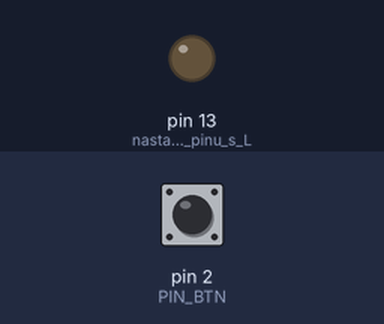
Recording of a sketch running on a simulated Arduino Uno, built with avr-gcc and run on an emulated ATmega328P. Parts: output pins drawn as LEDs (lit = HIGH). The inputs (shaded band) are chosen by the test bench; at power-on: pin 2 (PIN_BTN) HIGH.

Above: at 1.2 s.
1.3 s: pin 2 (PIN_BTN) pulled LOW for 0.15 s
At 2.2 s:
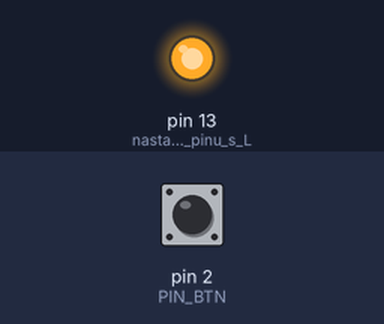
2.9 s: pin 2 (PIN_BTN) pulled LOW for 1 s
At 3.4 s:
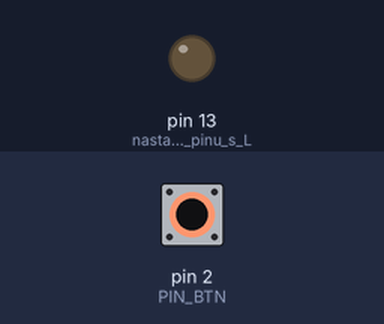
5.4 s: pin 2 (PIN_BTN) pulled LOW for 3.2 s
At 6.5 s:
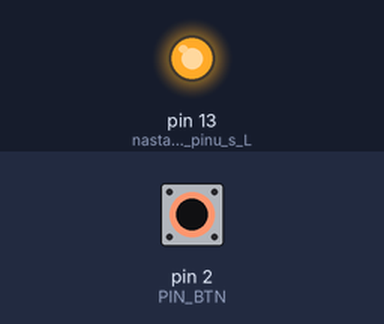
Timing chart, 0 to 8.4 s (numbered marks = the images above; inputs shaded):
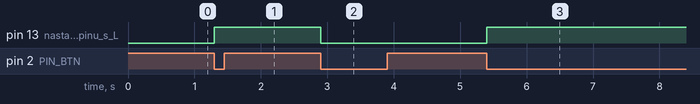

The sketch:

nabezna_hrana_s_funkci.ino
```cpp
#define PIN_BTN 2 // makro pro pin tlačítka

int stav_led; // paměť pro uložení stavu LED

void setup() {
  pinMode(PIN_BTN, INPUT_PULLUP); // nastavení funkce pinu tlačítka
  pinMode(LED_BUILTIN, OUTPUT);   // nastavení funkce pinu s LED
}

void loop() {
  // načtení aktuálního stavu tlačítka
  int stav_tlacitka = !digitalRead(PIN_BTN);

  // detekce náběžné hrany
  if (nastalaNabeznaHrana(stav_tlacitka))  {
    stav_led = !stav_led; // překlopení stavu LED
  }

  // nastavení stavu LED
  digitalWrite(LED_BUILTIN, stav_led);

  delay(50);
}

int nastalaNabeznaHrana(int hodnota_ted) {
  static int _hodnota_predtim;
  int _vysledek = LOW;
  if (hodnota_ted == HIGH && _hodnota_predtim == LOW) {
    _vysledek = HIGH;
  }
  _hodnota_predtim = hodnota_ted;
  return _vysledek;
}
```

Measured:
- after the input at 1.3 s, pin 13 (nastavení_funkce_pinu_s_L): LOW → HIGH at once
- after the input at 2.9 s, pin 13 (nastavení_funkce_pinu_s_L): HIGH → LOW at once
- after the input at 5.4 s, pin 13 (nastavení_funkce_pinu_s_L): LOW → HIGH at once
